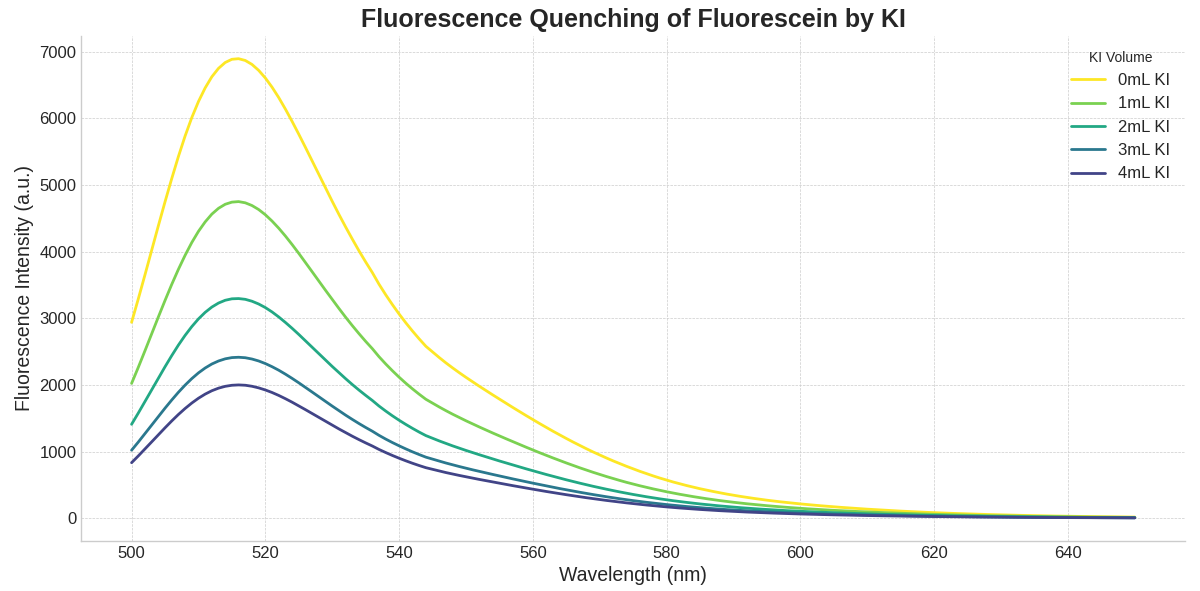

Write Python code to recreate this figure.
import matplotlib.pyplot as plt
import re
import os

def parse_spectrum_data(filepath):
    """
    Reads spectrum data from a file, parses it, and extracts a label from the filename.

    Args:
        filepath (str): The path to the data file.

    Returns:
        tuple: A tuple containing (wavelengths, intensities, label) or (None, None, None) on error.
    """
    wavelengths = []
    intensities = []

    # --- Create a label from the filename ---
    # Extracts the part like "0mL KI" from "fluorescein _0mL KI.txt"
    label = "Unknown"
    match = re.search(r'(\d+mL\s*KI)', os.path.basename(filepath))
    if match:
        label = match.group(1).strip()

    try:
        with open(filepath, 'r') as f:
            lines = f.readlines()

        # Find where the actual data starts
        data_start_index = -1
        for i, line in enumerate(lines):
            if line.strip().upper() == 'XYDATA':
                data_start_index = i + 1
                break

        if data_start_index == -1:
            print(f"Warning: Could not find 'XYDATA' in {filepath}. Skipping file.")
            return None, None, None

        # Process the data lines
        for line in lines[data_start_index:]:
            line = line.strip()
            if not line:
                continue
            try:
                parts = line.split()
                if len(parts) >= 2:
                    wavelengths.append(float(parts[0]))
                    intensities.append(float(parts[1]))
            except (ValueError, IndexError):
                # Silently skip malformed lines as they are common at EOF
                continue

        return wavelengths, intensities, label

    except FileNotFoundError:
        print(f"Error: The file '{filepath}' was not found.")
        return None, None, None
    except Exception as e:
        print(f"An unexpected error occurred while processing {filepath}: {e}")
        return None, None, None

def plot_all_spectra(filepaths):
    """
    Plots multiple fluorescence spectra on a single graph.

    Args:
        filepaths (list): A list of paths to the data files.
    """
    plt.style.use('seaborn-v0_8-whitegrid')
    fig, ax = plt.subplots(figsize=(12, 7))

    # Use a colormap to get a nice sequence of colors
    colors = plt.cm.viridis_r([i/len(filepaths) for i in range(len(filepaths))])

    for i, filepath in enumerate(filepaths):
        wavelengths, intensities, label = parse_spectrum_data(filepath)

        if wavelengths and intensities:
            ax.plot(wavelengths, intensities, label=label, color=colors[i], linewidth=2)

    # --- Configure the plot ---
    ax.set_title('Fluorescence Quenching of Fluorescein by KI', fontsize=18, fontweight='bold')
    ax.set_xlabel('Wavelength (nm)', fontsize=14)
    ax.set_ylabel('Fluorescence Intensity (a.u.)', fontsize=14)
    ax.legend(title='KI Volume', fontsize=12)

    # Adjust grid and spines for a cleaner look
    ax.grid(True, which='both', linestyle='--', linewidth=0.5)
    ax.spines['top'].set_visible(False)
    ax.spines['right'].set_visible(False)
    ax.tick_params(axis='both', which='major', labelsize=12)

    plt.tight_layout()
    plt.show()

if __name__ == '__main__':
    # List of the files you want to plot together
    files_to_plot = [
        'fluorescein _0mL KI.txt',
        'fluorescein _1mL KI.txt',
        'fluorescein _2mL KI.txt',
        'fluorescein _3mL KI.txt',
        'fluorescein _4mL KI.txt',
    ]
    plot_all_spectra(files_to_plot)
